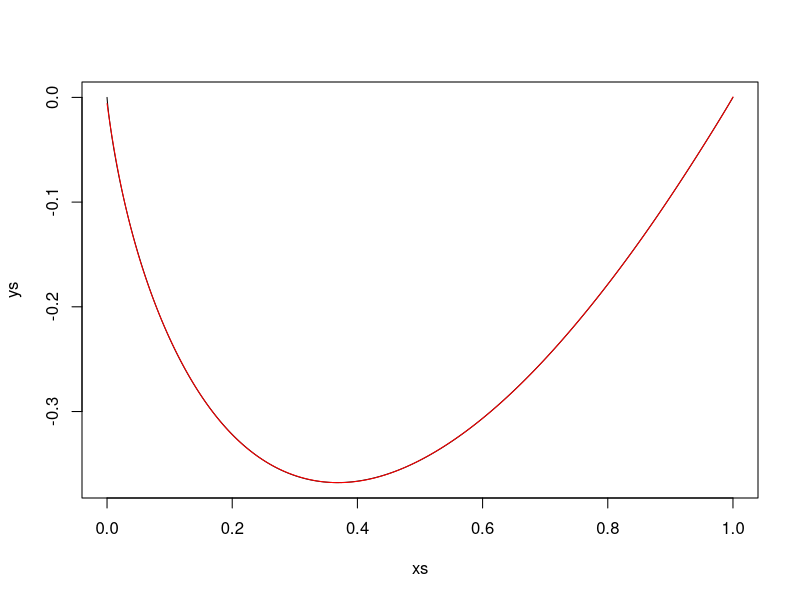

This figure's R source:
## get polynomial (not Taylor) approximations a "noob" way

f <- function(x) x*log(x)

deg <- 12
xs <- seq(0, 1, 1e-4)
basis <- xs %*% t(rep(1, deg))
basis <- (basis) ^ col(basis)
ys <- f(xs); ys[1] <- 0

res <- lm(ys ~ basis)
plot(xs, ys, type = "l"); lines(xs, res$fitted.values, col = "red")
sum(is.na(res$coefficients))

#saveRDS(res$coefficients, file = "icoeff/coeffs_xlogx.rds")
